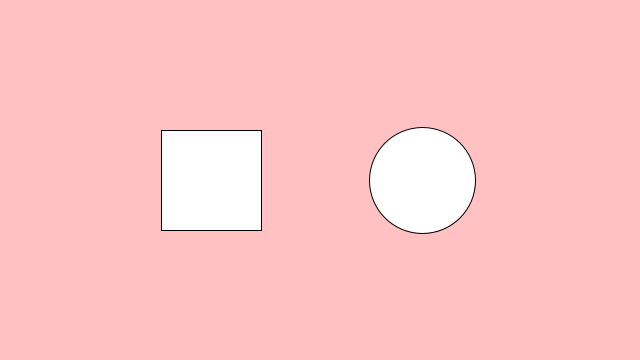
Frame 1 (no input)
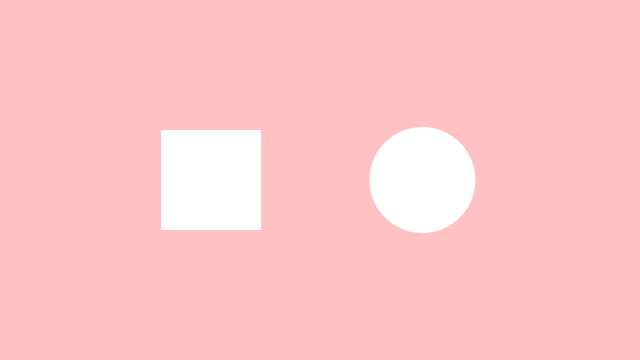
Frame 60 (the mouse pressed at the canvas centre just before this capture)
Frame 120 (the mouse held since frame 60 and released just before this capture): identical to frame 60, image omitted

The Processing sketch that drew these frames (run headless with seeded random() and noise(); from frame 60 on, the mouse is pressed at the canvas centre):

// Processing sketch: processing_65081
// ── processing_65081.pde

// Yeonju Cho
 
// Pressing Control-R will render this sketch.
 
   
 
   
 
float rx, ry;    // rectangle x- and y-coordinate
 
float rd = 100;  // rectangle width
 
   
 
float ex, ey;    // ellipse x- and y-coordinate
 
float ed = 106;  // ellipse diameter
 
   
 
void setup() {
 
  size(640, 360);
 
  smooth();
 
    
 
  // Set the x- and y-coordinates for the rectangle
 
  rx = width * 0.33 - rd/2;
 
  ry = height * 0.5 - rd/2;
 
    
 
  // Set the x- and y-coordinates for the ellipse
 
  ex = width * 0.66;
 
  ey = height * 0.5;
 
}
 
   
 
void draw() {
 
  background(255,193,193);
 
  rect(rx, ry, rd, rd);
 
  ellipse(ex, ey, ed, ed);
 
  noStroke();
 
   
 
  // if the mouse is over the circle
 
  if (dist(ex, ey, mouseX, mouseY) < ed/2) {
 
    ellipse(ex, ey, ed+mouseX/4, ed+mouseY/4);
 
 
 
 
    // if the circle is clicked
 
     if(mousePressed == true) {
 
      ellipse(ex, ey, ed+10+mouseX/4, ed+10+mouseY/4);
 
     }
 
    }
 
  // if the mouse is over the rectangle
 
  if((rx < mouseX) && (mouseX < rx+rd) && (ry < mouseY) && (mouseY < ry+rd)) {
 
    fill(mouseX+mouseY, mouseX, mouseY);
 
    rect(rx, ry, rd, rd);
 
    fill(mouseX, mouseY, mouseX+mouseY);
 
    ellipse(ex, ey, ed, ed);
 
    // if the rectangle is clicked
 
    if(mousePressed == true) {
 
      rect(rx-5, ry-5, rd+10, rd+10);
 
    }
 
  }
 
}
